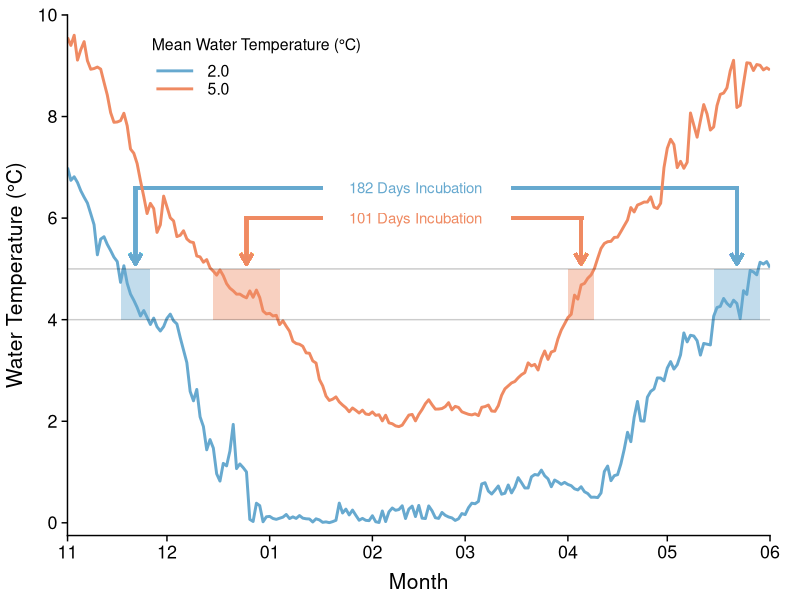

This figure's R source: (Note: this script raises an error after producing the figure.)
## ===========================================================
## Clear the environment first
## ===========================================================
rm(list = ls(all.names=TRUE))

## ===========================================================
## Load packages
## ===========================================================
library(readxl)
library(dplyr)
library(ggplot2)
library(lubridate)
library(tidyr)
library(grid)
library(gridExtra)
library(gtable)
library(geosphere)
library(zoo)
library(cowplot)


## ===========================================================
## Load data and prepare
## ===========================================================
temp.n <- read.csv("data/Mock_Temperature/HOBO-Lake-Superior-SandIsland-ModelingMock-Normal.csv", header = TRUE) %>% 
  mutate(date = as.POSIXct(paste0(year, "-", month, "-", day), format = "%Y-%m-%d"),
         group = "Normal")
temp.h <- read.csv("data/Mock_Temperature/HOBO-Lake-Superior-SandIsland-ModelingMock-Hot.csv", header = TRUE) %>% 
  mutate(date = as.POSIXct(paste0(year, "-", month, "-", day), format = "%Y-%m-%d"),
         group = "Hot")

temp <- bind_rows(temp.n, temp.h) %>% 
  filter(date < as.POSIXct("2018-06-02")) %>% 
  mutate(group = factor(group, ordered = TRUE, levels = c("Normal", "Hot"))) 

temp.spawn.start <- temp %>% group_by(group) %>% 
  filter(date < "2018-01-15") %>% 
  filter(mean.sst <= 5.0) %>% 
  filter(row_number() == 1) %>% 
  dplyr::select(group, spawn.start = date)

temp.spawn.end <- temp %>% group_by(group) %>% 
  filter(date < "2018-01-30") %>% 
  filter(mean.sst <= 4.0) %>% 
  filter(row_number() == 1) %>% 
  dplyr::select(group, spawn.end = date)

temp.hatch.start <- temp %>% group_by(group) %>% 
  filter(date > "2018-03-01") %>% 
  filter(mean.sst >= 4.0) %>% 
  filter(row_number() == 1) %>% 
  dplyr::select(group, hatch.start = date)

temp.hatch.end <- temp %>% group_by(group) %>% 
  filter(date > "2018-03-01") %>% 
  filter(mean.sst >= 5.0) %>% 
  filter(row_number() == 1) %>% 
  dplyr::select(group, hatch.end = date)


temp.spawn <- left_join(temp.spawn.start, temp.spawn.end) %>% 
  group_by(group) %>% 
  mutate(mean.date = mean(as.POSIXct(c(spawn.end, spawn.start), format = c("%Y-%m-%d"))))
temp.spawn.n <- temp.spawn %>% filter(group == "Normal")
temp.spawn.h <- temp.spawn %>% filter(group == "Hot")

temp.hatch <- left_join(temp.hatch.start, temp.hatch.end) %>% 
  group_by(group) %>% 
  mutate(mean.date = mean(as.POSIXct(c(hatch.end, hatch.start), format = c("%Y-%m-%d"))))
temp.hatch.n <- temp.hatch %>% filter(group == "Normal")
temp.hatch.h <- temp.hatch %>% filter(group == "Hot")

temp.summary <- temp %>% 
  left_join(temp.spawn.end) %>% 
  left_join(temp.hatch.start) %>% 
  group_by(group) %>% 
  #filter(date > spawn.end, date < hatch.start) %>% 
  summarize(mean.temp = mean(mean.sst),
            sd.temp = sd(mean.sst))

temp.incubation <- temp %>% 
  left_join(temp.spawn.end) %>% 
  left_join(temp.hatch.start) %>% 
  group_by(group) %>% 
  filter(date > spawn.end, date < hatch.start) %>% 
  summarize(n = n())

plot <- ggplot(data = temp, aes(x = date, y = mean.sst, group = group, color = group)) +
  annotate("rect", xmin = temp.spawn.n$spawn.start, xmax = temp.spawn.n$spawn.end, ymin = 4, ymax = 5, color = NA, fill = "#67a9cf", alpha = 0.4) +
  annotate("rect", xmin = temp.spawn.h$spawn.start, xmax = temp.spawn.h$spawn.end, ymin = 4, ymax = 5, color = NA, fill = "#ef8a62", alpha = 0.4) +
  annotate("rect", xmin = temp.hatch.n$hatch.start, xmax = temp.hatch.n$hatch.end, ymin = 4, ymax = 5, color = NA, fill = "#67a9cf", alpha = 0.4) +
  annotate("rect", xmin = temp.hatch.h$hatch.start, xmax = temp.hatch.h$hatch.end, ymin = 4, ymax = 5, color = NA, fill = "#ef8a62", alpha = 0.4) +
  ## Blue Label
  geom_segment(y = 6.6, x = temp.spawn.n$mean.date, yend = 5.1, xend = temp.spawn.n$mean.date, size = 1.1, color = "#67a9cf", arrow = arrow(length = unit(0.3, "cm"))) +
  geom_segment(y = 6.6, x = temp.hatch.n$mean.date, yend = 5.1, xend = temp.hatch.n$mean.date, size = 1.1, color = "#67a9cf", arrow = arrow(length = unit(0.3, "cm"))) +
  geom_segment(y = 6.6, x = temp.spawn.n$mean.date-(15*60*60), yend = 6.6, xend = as.POSIXct("2018-01-17"), size = 1.1, color = "#67a9cf") +
  geom_segment(y = 6.6, x = temp.hatch.n$mean.date+(15*60*60), yend = 6.6, xend = as.POSIXct("2018-03-15"), size = 1.1, color = "#67a9cf") +
  annotate("text", x = as.POSIXct("2018-02-14"), y = 6.6, label = "182 Days Incubation", color = "#67a9cf", size = 3.8, hjust = 0.5) +
  ## Orange Label
  geom_segment(y = 6, x = temp.spawn.h$mean.date, yend = 5.1, xend = temp.spawn.h$mean.date, size = 1.1, color = "#ef8a62", arrow = arrow(length = unit(0.3, "cm"))) +
  geom_segment(y = 6, x = temp.hatch.h$mean.date, yend = 5.1, xend = temp.hatch.h$mean.date, size = 1.1, color = "#ef8a62", arrow = arrow(length = unit(0.3, "cm"))) +
  geom_segment(y = 6, x = temp.spawn.h$mean.date-(15*60*60), yend = 6, xend = as.POSIXct("2018-01-17"), size = 1.1, color = "#ef8a62") +
  geom_segment(y = 6, x = temp.hatch.h$mean.date+(15*60*60), yend = 6, xend = as.POSIXct("2018-03-15"), size = 1.1, color = "#ef8a62") +
  annotate("text", x = as.POSIXct("2018-02-14"), y = 6, label = "101 Days Incubation", color = "#ef8a62", size = 3.8, hjust = 0.5) +
  geom_line(size = 1.0) +
  geom_hline(yintercept = 5, alpha = 0.2) +
  geom_hline(yintercept = 4, alpha = 0.2) +
  scale_x_datetime(date_labels = "%m", date_breaks = "1 month", expand = c(0.0001,0.0)) +
  scale_y_continuous(limits = c(-0.25, 10), breaks = seq(0, 10, 2), expand = c(0.0, 0.0)) +
  scale_color_manual(values = c("#67a9cf", "#ef8a62"), labels = c("2.0", "5.0")) +
  labs(y = "Water Temperature (°C)", x = "Month", color = "Mean Water Temperature (°C)") +
  theme_cowplot() +
  theme(panel.background = element_blank(), 
        panel.grid = element_blank(), 
        axis.line = element_line(), 
        axis.title.y = element_text(size = 15.2, margin = margin(0, 7.6, 0, 0)),
        axis.title.x = element_text(size = 15.2, margin = margin(7.6, 0, 0, 0)),
        axis.text.y = element_text(size = 12.9),
        axis.text.x = element_text(size = 12.9),
        axis.ticks.length = unit(1.5, 'mm'),
        legend.key = element_rect(fill = "white"), 
        legend.key.width = unit(2.3, 'lines'), 
        legend.key.height = unit(0.9, 'lines'),
        legend.title = element_text(size = 11.4),
        legend.text = element_text(size = 11.4), 
        legend.position = c(0.12, 0.9),
        plot.margin = unit(c(3.8, 7.6, 1.5, 1.5), "mm"))

ggdraw() +
  draw_image("figures/misc/egg_blue.png", x = -0.35, y = -0.075, scale = 0.1) +
  draw_image("figures/misc/egg_orange.png", x = -0.18, y = -0.0675, scale = 0.08) +
  draw_image("figures/misc/larvae_blue.png", x = 0.445, y = -0.043, scale = 0.1) +
  draw_image("figures/misc/larvae_orange.png", x = 0.26, y = -0.053, scale = 0.08) +
  draw_plot(plot)

ggsave("figures/Fig6.tiff", height = 4.6, width = 6.9, dpi = 600)
